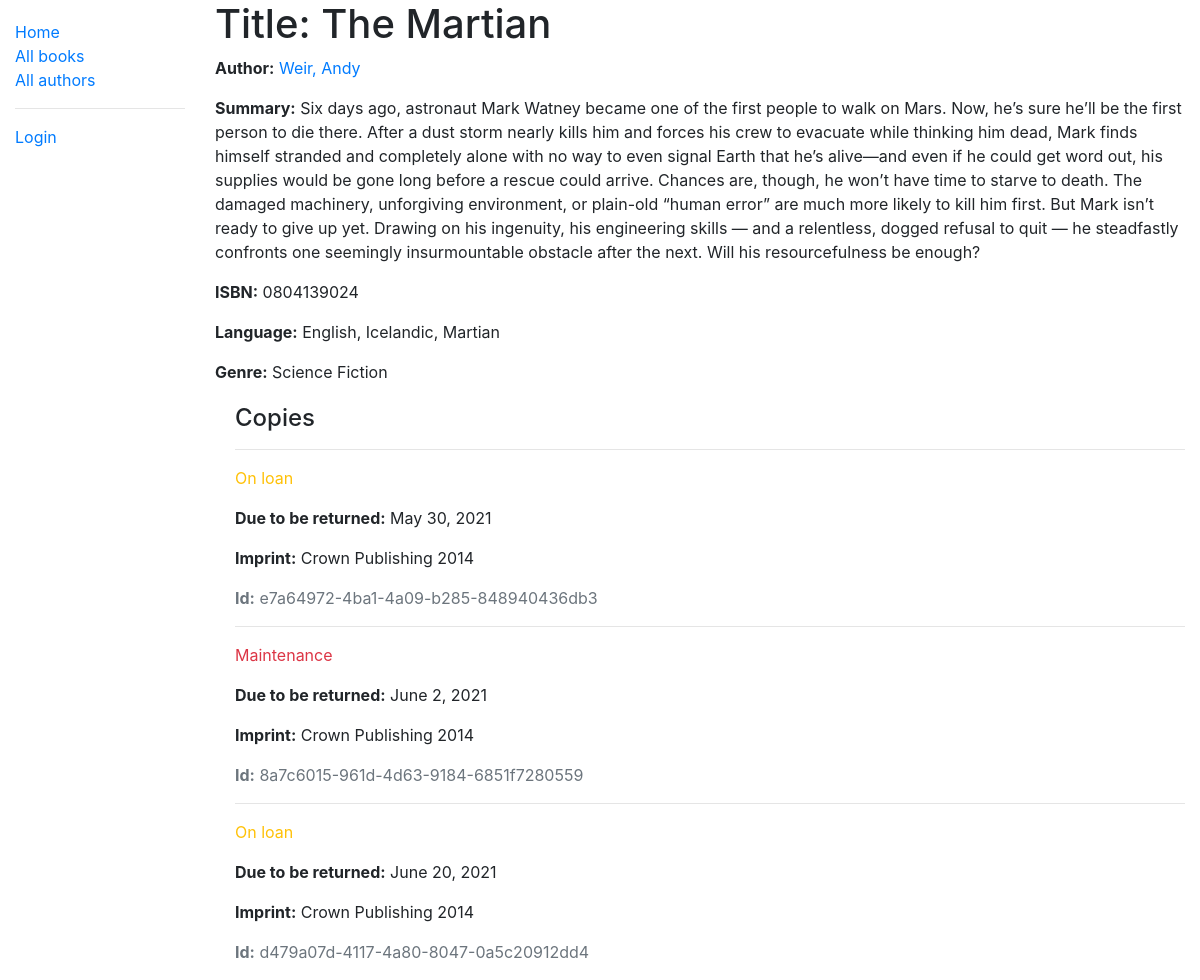
/catalog/book/1, run on the app's committed database.
### catalog/models.py (models this page shows, shortened)
class Book(models.Model):
    title = models.CharField(max_length=200)
    author = models.ForeignKey('Author', on_delete=models.SET_NULL, null=True)
    summary = models.TextField(max_length=1000,
                               help_text='Enter brief description of book')
    isbn = models.CharField('ISBN', max_length=13,
                            unique=True,
                            help_text='13 Character <a href="https://www.isbn-international.org/content/what-isbn">ISBN number</a>')
    genre = models.ManyToManyField(Genre,
                                   help_text='Select genre for this book')
    language = models.ManyToManyField(Language,
                                   help_text='Select language book is written in')
    def display_genre(self):
        """Create a string for the Genre. This is required to display genre in Admin."""
        return ', '.join(genre.name for genre in self.genre.all()[:3])
    display_genre.short_description = 'Genre'

class Author(models.Model):
    first_name = models.CharField(max_length=100)
    last_name = models.CharField(max_length=100)
    date_of_birth = models.DateField(null=True, blank=True)
    date_of_death = models.DateField('died', null=True, blank=True)
    class Meta:
        ordering = ['last_name', 'first_name']
    def get_absolute_url(self):
        return reverse('author-detail', args=[str(self.id)])
    def __str__(self):
        return f'{self.last_name}, {self.first_name}'

class Language(models.Model):
    type = models.CharField(max_length=200,
                            help_text='Language book is written in (e.g. French)')
    def __str__(self):
        return self.type

class Genre(models.Model):
    name = models.CharField(max_length=200,
                            help_text='Enter book genre (e.g. Romance)')
    def __str__(self):
        return self.name

class BookInstance(models.Model):
    id = models.UUIDField(primary_key=True,
                          default=uuid.uuid4,
                          help_text='Unique ID for this book')
    book = models.ForeignKey('Book',
                             on_delete=models.RESTRICT,
                             null=True)
    imprint = models.CharField(max_length=200)
    due_back = models.DateField(null=True,
                                blank=True)
    borrower = models.ForeignKey(User,
                                 on_delete=models.SET_NULL,
                                 null=True, blank=True)
    LOAN_STATUS = (
        ('m', 'Maintenance'),
        ('o', 'On loan'),
        ('a', 'Available'),
        ('r', 'Reserved'),
    )
    status = models.CharField(
        max_length=1,
        choices=LOAN_STATUS,
        blank=True,
        default='m',
        help_text='Book availability',
    )
    class Meta:
        ordering = ['due_back']
        permissions = (("can_mark_returned", "Set book as returned"),)

### catalog/views.py (the view, shortened to what this page needs)
class BookDetailView(generic.DetailView):
    model = Book

### catalog/templates/catalog/book_detail.html
{% extends "base_generic.html" %}
{% block content %}
  <h1>Title: {{ book.title }}</h1>
  <p><strong>Author:</strong> <a href="{{ book.author.get_absolute_url }}">{{ book.author }}</a></p>
  <p><strong>Summary:</strong> {{ book.summary }}</p>
  <p><strong>ISBN:</strong> {{ book.isbn }}</p>
  <p><strong>Language:</strong> {{ book.language.all|join:", " }}</p>
  <p><strong>Genre:</strong> {{ book.genre.all|join:", " }}</p>
  <div style="margin-left:20px;margin-top:20px">
    <h4>Copies</h4>
    {% for copy in book.bookinstance_set.all %}
      <hr>
      <p class="{% if copy.status == 'a' %}text-success{% elif copy.status == 'm' %}text-danger{% else %}text-warning{% endif %}">
        {{ copy.get_status_display }}
      </p>
      {% if copy.status != 'a' %}
        <p><strong>Due to be returned:</strong> {{ copy.due_back }}</p>
      {% endif %}
      <p><strong>Imprint:</strong> {{ copy.imprint }}</p>
      <p class="text-muted"><strong>Id:</strong> {{ copy.id }}</p>
    {% endfor %}
  </div>
{% endblock %}

### data on the page
Book: title "The Martian", author "Weir, Andy", summary "Six days ago, astronaut Mark Watney became one of the first people to walk on Mars. Now, he’s sure he’ll be the first person to die there. After a dust storm nearly kills him and forces his crew to evacuate while thinking him dead, Mark finds himself stranded and completely alone with no way to even signal Earth that he’s alive—and even if he could get word out, his supplies would be gone long before a rescue could arrive. Chances are, though, he won’t have time to starve to death. The damaged machinery, unforgiving environment, or plain-old “human error” are much more likely to kill him first. But Mark isn’t ready to give up yet. Drawing on his ingenuity, his engineering skills — and a…", isbn "0804139024", language.all "English, Icelandic, Martian", genre.all "Science Fiction"
BookInstance: status "On loan", due_back "May 30, 2021", imprint "Crown Publishing 2014", id "e7a64972-4ba1-4a09-b285-848940436db3"
BookInstance: status "Maintenance", due_back "June 2, 2021", imprint "Crown Publishing 2014", id "8a7c6015-961d-4d63-9184-6851f7280559"
BookInstance: status "On loan", due_back "June 20, 2021", imprint "Crown Publishing 2014", id "d479a07d-4117-4a80-8047-0a5c20912dd4"
